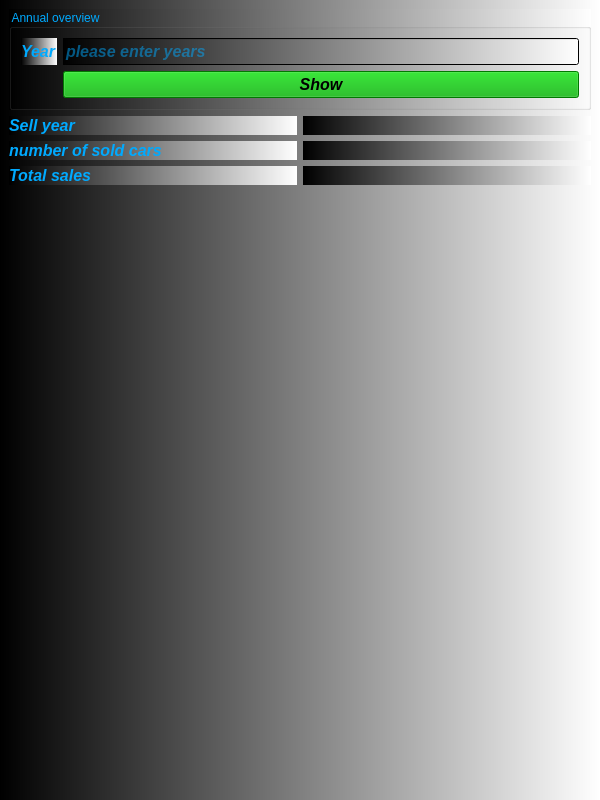
<?xml version="1.0" encoding="UTF-8"?>
<ui version="4.0">
 <class>AnnualOverview</class>
 <widget class="QMainWindow" name="AnnualOverview">
  <property name="geometry">
   <rect>
    <x>0</x>
    <y>0</y>
    <width>600</width>
    <height>800</height>
   </rect>
  </property>
  <property name="font">
   <font>
    <pointsize>12</pointsize>
    <italic>true</italic>
    <bold>true</bold>
   </font>
  </property>
  <property name="windowTitle">
   <string>Annual Overview</string>
  </property>
  <property name="toolTip">
   <string>Annual Overview</string>
  </property>
  <property name="styleSheet">
   <string notr="true">color: rgb(0, 170, 255);
background-color: qlineargradient(spread:pad, x1:0, y1:0, x2:1, y2:0, stop:0 rgba(0, 0, 0, 255), stop:1 rgba(255, 255, 255, 255));</string>
  </property>
  <widget class="QWidget" name="centralwidget">
   <layout class="QGridLayout" name="gridLayout_3">
    <item row="0" column="0">
     <widget class="QGroupBox" name="groupBox">
      <property name="title">
       <string>Annual overview</string>
      </property>
      <layout class="QGridLayout" name="gridLayout">
       <item row="1" column="1">
        <widget class="QPushButton" name="pushButton_show">
         <property name="font">
          <font>
           <pointsize>12</pointsize>
           <italic>true</italic>
           <bold>true</bold>
          </font>
         </property>
         <property name="styleSheet">
          <string notr="true">color: rgb(0, 0, 0);
background-color: rgb(0, 170, 0);</string>
         </property>
         <property name="text">
          <string>Show</string>
         </property>
        </widget>
       </item>
       <item row="0" column="1">
        <widget class="QLineEdit" name="lineEdit_year">
         <property name="font">
          <font>
           <pointsize>12</pointsize>
           <italic>true</italic>
           <bold>true</bold>
          </font>
         </property>
         <property name="placeholderText">
          <string>please enter years</string>
         </property>
        </widget>
       </item>
       <item row="0" column="0">
        <widget class="QLabel" name="label_2">
         <property name="font">
          <font>
           <pointsize>12</pointsize>
           <italic>true</italic>
           <bold>true</bold>
          </font>
         </property>
         <property name="text">
          <string>Year</string>
         </property>
        </widget>
       </item>
      </layout>
     </widget>
    </item>
    <item row="1" column="0">
     <layout class="QGridLayout" name="gridLayout_2">
      <item row="2" column="1">
       <widget class="QLabel" name="label_totalSales">
        <property name="font">
         <font>
          <pointsize>12</pointsize>
          <italic>true</italic>
          <bold>true</bold>
         </font>
        </property>
        <property name="text">
         <string/>
        </property>
       </widget>
      </item>
      <item row="3" column="1">
       <spacer name="verticalSpacer_2">
        <property name="orientation">
         <enum>Qt::Vertical</enum>
        </property>
        <property name="sizeHint" stdset="0">
         <size>
          <width>20</width>
          <height>40</height>
         </size>
        </property>
       </spacer>
      </item>
      <item row="3" column="0">
       <spacer name="verticalSpacer">
        <property name="orientation">
         <enum>Qt::Vertical</enum>
        </property>
        <property name="sizeHint" stdset="0">
         <size>
          <width>20</width>
          <height>40</height>
         </size>
        </property>
       </spacer>
      </item>
      <item row="0" column="1">
       <widget class="QLabel" name="label_sellYear">
        <property name="font">
         <font>
          <pointsize>12</pointsize>
          <italic>true</italic>
          <bold>true</bold>
         </font>
        </property>
        <property name="text">
         <string/>
        </property>
       </widget>
      </item>
      <item row="0" column="0">
       <widget class="QLabel" name="label_5">
        <property name="font">
         <font>
          <pointsize>12</pointsize>
          <italic>true</italic>
          <bold>true</bold>
         </font>
        </property>
        <property name="text">
         <string>Sell year</string>
        </property>
       </widget>
      </item>
      <item row="1" column="0">
       <widget class="QLabel" name="label_6">
        <property name="font">
         <font>
          <pointsize>12</pointsize>
          <italic>true</italic>
          <bold>true</bold>
         </font>
        </property>
        <property name="text">
         <string>number of sold cars</string>
        </property>
       </widget>
      </item>
      <item row="1" column="1">
       <widget class="QLabel" name="label_numberOfSoldCars">
        <property name="font">
         <font>
          <pointsize>12</pointsize>
          <italic>true</italic>
          <bold>true</bold>
         </font>
        </property>
        <property name="text">
         <string/>
        </property>
       </widget>
      </item>
      <item row="2" column="0">
       <widget class="QLabel" name="label_7">
        <property name="font">
         <font>
          <pointsize>12</pointsize>
          <italic>true</italic>
          <bold>true</bold>
         </font>
        </property>
        <property name="text">
         <string>Total sales</string>
        </property>
       </widget>
      </item>
     </layout>
    </item>
   </layout>
  </widget>
  <widget class="QMenuBar" name="menubar">
   <property name="geometry">
    <rect>
     <x>0</x>
     <y>0</y>
     <width>600</width>
     <height>33</height>
    </rect>
   </property>
  </widget>
 </widget>
 <resources/>
 <connections/>
</ui>
